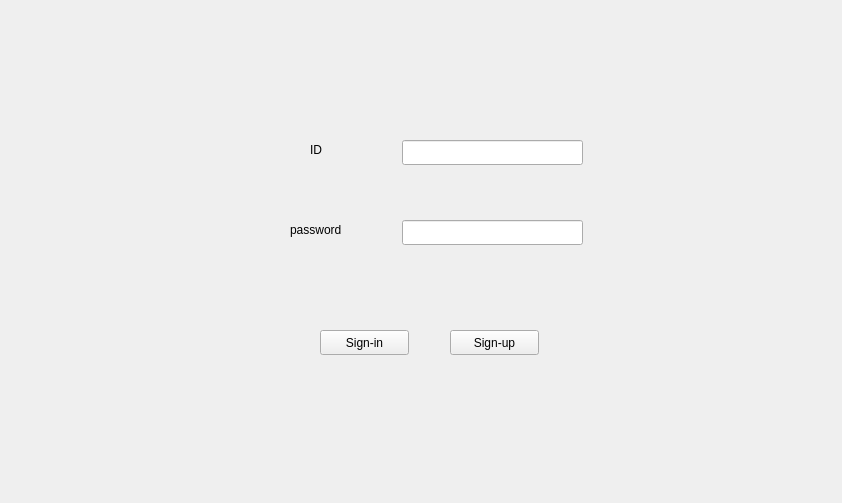
<?xml version="1.0" encoding="UTF-8"?>
<ui version="4.0">
 <class>MainWindow</class>
 <widget class="QMainWindow" name="MainWindow">
  <property name="geometry">
   <rect>
    <x>0</x>
    <y>0</y>
    <width>842</width>
    <height>503</height>
   </rect>
  </property>
  <property name="windowTitle">
   <string>MainWindow</string>
  </property>
  <widget class="QWidget" name="centralWidget">
   <widget class="QStackedWidget" name="stackedWidget">
    <property name="geometry">
     <rect>
      <x>0</x>
      <y>0</y>
      <width>841</width>
      <height>501</height>
     </rect>
    </property>
    <property name="currentIndex">
     <number>0</number>
    </property>
    <widget class="QWidget" name="page">
     <widget class="QLineEdit" name="lineEdit_id">
      <property name="geometry">
       <rect>
        <x>402</x>
        <y>140</y>
        <width>181</width>
        <height>25</height>
       </rect>
      </property>
     </widget>
     <widget class="QLineEdit" name="lineEdit_password">
      <property name="geometry">
       <rect>
        <x>402</x>
        <y>220</y>
        <width>181</width>
        <height>25</height>
       </rect>
      </property>
      <property name="echoMode">
       <enum>QLineEdit::Password</enum>
      </property>
     </widget>
     <widget class="QLabel" name="label">
      <property name="geometry">
       <rect>
        <x>310</x>
        <y>140</y>
        <width>31</width>
        <height>20</height>
       </rect>
      </property>
      <property name="text">
       <string>ID</string>
      </property>
     </widget>
     <widget class="QLabel" name="label_2">
      <property name="geometry">
       <rect>
        <x>290</x>
        <y>220</y>
        <width>81</width>
        <height>20</height>
       </rect>
      </property>
      <property name="text">
       <string>password</string>
      </property>
     </widget>
     <widget class="QPushButton" name="pushButton_signin">
      <property name="geometry">
       <rect>
        <x>320</x>
        <y>330</y>
        <width>89</width>
        <height>25</height>
       </rect>
      </property>
      <property name="text">
       <string>Sign-in</string>
      </property>
     </widget>
     <widget class="QPushButton" name="pushButton_signup">
      <property name="geometry">
       <rect>
        <x>450</x>
        <y>330</y>
        <width>89</width>
        <height>25</height>
       </rect>
      </property>
      <property name="text">
       <string>Sign-up</string>
      </property>
     </widget>
    </widget>
    <widget class="QWidget" name="page_2">
     <widget class="QLineEdit" name="lineEdit_id_2">
      <property name="geometry">
       <rect>
        <x>230</x>
        <y>70</y>
        <width>211</width>
        <height>25</height>
       </rect>
      </property>
     </widget>
     <widget class="QLineEdit" name="lineEdit_password_2">
      <property name="geometry">
       <rect>
        <x>230</x>
        <y>130</y>
        <width>211</width>
        <height>25</height>
       </rect>
      </property>
      <property name="echoMode">
       <enum>QLineEdit::Password</enum>
      </property>
     </widget>
     <widget class="QLineEdit" name="lineEdit_passconfirm">
      <property name="geometry">
       <rect>
        <x>230</x>
        <y>190</y>
        <width>211</width>
        <height>25</height>
       </rect>
      </property>
      <property name="echoMode">
       <enum>QLineEdit::Password</enum>
      </property>
     </widget>
     <widget class="QLineEdit" name="lineEdit_name">
      <property name="geometry">
       <rect>
        <x>230</x>
        <y>250</y>
        <width>211</width>
        <height>25</height>
       </rect>
      </property>
     </widget>
     <widget class="QLineEdit" name="lineEdit_nickname">
      <property name="geometry">
       <rect>
        <x>230</x>
        <y>310</y>
        <width>211</width>
        <height>25</height>
       </rect>
      </property>
     </widget>
     <widget class="QPushButton" name="pushButton_confirm">
      <property name="geometry">
       <rect>
        <x>320</x>
        <y>400</y>
        <width>89</width>
        <height>25</height>
       </rect>
      </property>
      <property name="text">
       <string>Confirm</string>
      </property>
     </widget>
     <widget class="QPushButton" name="pushButton_cancel">
      <property name="geometry">
       <rect>
        <x>450</x>
        <y>400</y>
        <width>89</width>
        <height>25</height>
       </rect>
      </property>
      <property name="text">
       <string>Cancel</string>
      </property>
     </widget>
     <widget class="QPushButton" name="pushButton_check">
      <property name="geometry">
       <rect>
        <x>470</x>
        <y>70</y>
        <width>151</width>
        <height>25</height>
       </rect>
      </property>
      <property name="text">
       <string>duplication check</string>
      </property>
     </widget>
     <widget class="QPushButton" name="pushButton_check_2">
      <property name="geometry">
       <rect>
        <x>470</x>
        <y>310</y>
        <width>151</width>
        <height>25</height>
       </rect>
      </property>
      <property name="text">
       <string>duplication check</string>
      </property>
     </widget>
     <widget class="QLabel" name="label_3">
      <property name="geometry">
       <rect>
        <x>230</x>
        <y>50</y>
        <width>67</width>
        <height>17</height>
       </rect>
      </property>
      <property name="text">
       <string>ID</string>
      </property>
     </widget>
     <widget class="QLabel" name="label_4">
      <property name="geometry">
       <rect>
        <x>230</x>
        <y>110</y>
        <width>67</width>
        <height>17</height>
       </rect>
      </property>
      <property name="text">
       <string>password</string>
      </property>
     </widget>
     <widget class="QLabel" name="label_5">
      <property name="geometry">
       <rect>
        <x>230</x>
        <y>170</y>
        <width>131</width>
        <height>17</height>
       </rect>
      </property>
      <property name="text">
       <string>confirm password</string>
      </property>
     </widget>
     <widget class="QLabel" name="label_6">
      <property name="geometry">
       <rect>
        <x>230</x>
        <y>230</y>
        <width>67</width>
        <height>17</height>
       </rect>
      </property>
      <property name="text">
       <string>name</string>
      </property>
     </widget>
     <widget class="QLabel" name="label_7">
      <property name="geometry">
       <rect>
        <x>230</x>
        <y>290</y>
        <width>67</width>
        <height>17</height>
       </rect>
      </property>
      <property name="text">
       <string>nickname</string>
      </property>
     </widget>
     <widget class="QLabel" name="label_13">
      <property name="geometry">
       <rect>
        <x>470</x>
        <y>130</y>
        <width>321</width>
        <height>17</height>
       </rect>
      </property>
      <property name="text">
       <string>Password's length must be between 6 and 10 </string>
      </property>
     </widget>
    </widget>
    <widget class="QWidget" name="page_3">
     <widget class="QPushButton" name="pushButton_logout">
      <property name="geometry">
       <rect>
        <x>768</x>
        <y>40</y>
        <width>61</width>
        <height>25</height>
       </rect>
      </property>
      <property name="text">
       <string>logout</string>
      </property>
     </widget>
     <widget class="QPushButton" name="pushButton_8">
      <property name="geometry">
       <rect>
        <x>630</x>
        <y>450</y>
        <width>89</width>
        <height>25</height>
       </rect>
      </property>
      <property name="text">
       <string>entrance</string>
      </property>
     </widget>
     <widget class="QPushButton" name="pushButton_makeroom">
      <property name="geometry">
       <rect>
        <x>730</x>
        <y>450</y>
        <width>89</width>
        <height>25</height>
       </rect>
      </property>
      <property name="text">
       <string>make room</string>
      </property>
     </widget>
     <widget class="QLabel" name="label_8">
      <property name="geometry">
       <rect>
        <x>620</x>
        <y>80</y>
        <width>161</width>
        <height>20</height>
       </rect>
      </property>
      <property name="text">
       <string>current chatting room</string>
      </property>
     </widget>
     <widget class="QListWidget" name="listWidget_room">
      <property name="geometry">
       <rect>
        <x>620</x>
        <y>110</y>
        <width>211</width>
        <height>321</height>
       </rect>
      </property>
     </widget>
     <widget class="QLabel" name="label_welcome">
      <property name="geometry">
       <rect>
        <x>620</x>
        <y>40</y>
        <width>141</width>
        <height>21</height>
       </rect>
      </property>
      <property name="text">
       <string/>
      </property>
     </widget>
    </widget>
    <widget class="QWidget" name="page_4">
     <widget class="QListWidget" name="listWidget_2">
      <property name="geometry">
       <rect>
        <x>620</x>
        <y>110</y>
        <width>211</width>
        <height>321</height>
       </rect>
      </property>
     </widget>
     <widget class="QPushButton" name="pushButton_10">
      <property name="geometry">
       <rect>
        <x>680</x>
        <y>450</y>
        <width>89</width>
        <height>25</height>
       </rect>
      </property>
      <property name="text">
       <string>invite</string>
      </property>
     </widget>
     <widget class="QLabel" name="label_10">
      <property name="geometry">
       <rect>
        <x>620</x>
        <y>80</y>
        <width>121</width>
        <height>17</height>
       </rect>
      </property>
      <property name="text">
       <string>connected usrs</string>
      </property>
     </widget>
     <widget class="QLabel" name="label_welcome_2">
      <property name="geometry">
       <rect>
        <x>620</x>
        <y>40</y>
        <width>141</width>
        <height>20</height>
       </rect>
      </property>
      <property name="text">
       <string/>
      </property>
     </widget>
     <widget class="QPushButton" name="pushButton_logout_2">
      <property name="geometry">
       <rect>
        <x>770</x>
        <y>40</y>
        <width>61</width>
        <height>25</height>
       </rect>
      </property>
      <property name="text">
       <string>logout</string>
      </property>
     </widget>
     <widget class="QTextEdit" name="textEdit">
      <property name="geometry">
       <rect>
        <x>10</x>
        <y>409</y>
        <width>481</width>
        <height>71</height>
       </rect>
      </property>
     </widget>
     <widget class="QPushButton" name="pushButton_12">
      <property name="geometry">
       <rect>
        <x>510</x>
        <y>410</y>
        <width>89</width>
        <height>25</height>
       </rect>
      </property>
      <property name="text">
       <string>send</string>
      </property>
     </widget>
     <widget class="QPushButton" name="pushButton_13">
      <property name="geometry">
       <rect>
        <x>510</x>
        <y>450</y>
        <width>89</width>
        <height>25</height>
       </rect>
      </property>
      <property name="text">
       <string>attachment</string>
      </property>
     </widget>
     <widget class="QTextEdit" name="textEdit_2">
      <property name="geometry">
       <rect>
        <x>13</x>
        <y>80</y>
        <width>591</width>
        <height>311</height>
       </rect>
      </property>
     </widget>
     <widget class="QPushButton" name="pushButton_14">
      <property name="geometry">
       <rect>
        <x>510</x>
        <y>40</y>
        <width>89</width>
        <height>25</height>
       </rect>
      </property>
      <property name="text">
       <string>exit</string>
      </property>
     </widget>
     <widget class="QPushButton" name="pushButton_15">
      <property name="geometry">
       <rect>
        <x>410</x>
        <y>40</y>
        <width>89</width>
        <height>25</height>
       </rect>
      </property>
      <property name="text">
       <string>received file</string>
      </property>
     </widget>
     <widget class="QLabel" name="label_12">
      <property name="geometry">
       <rect>
        <x>20</x>
        <y>20</y>
        <width>121</width>
        <height>17</height>
       </rect>
      </property>
      <property name="text">
       <string>chatting room 1</string>
      </property>
     </widget>
    </widget>
   </widget>
  </widget>
 </widget>
 <layoutdefault spacing="6" margin="11"/>
 <resources/>
 <connections/>
</ui>
